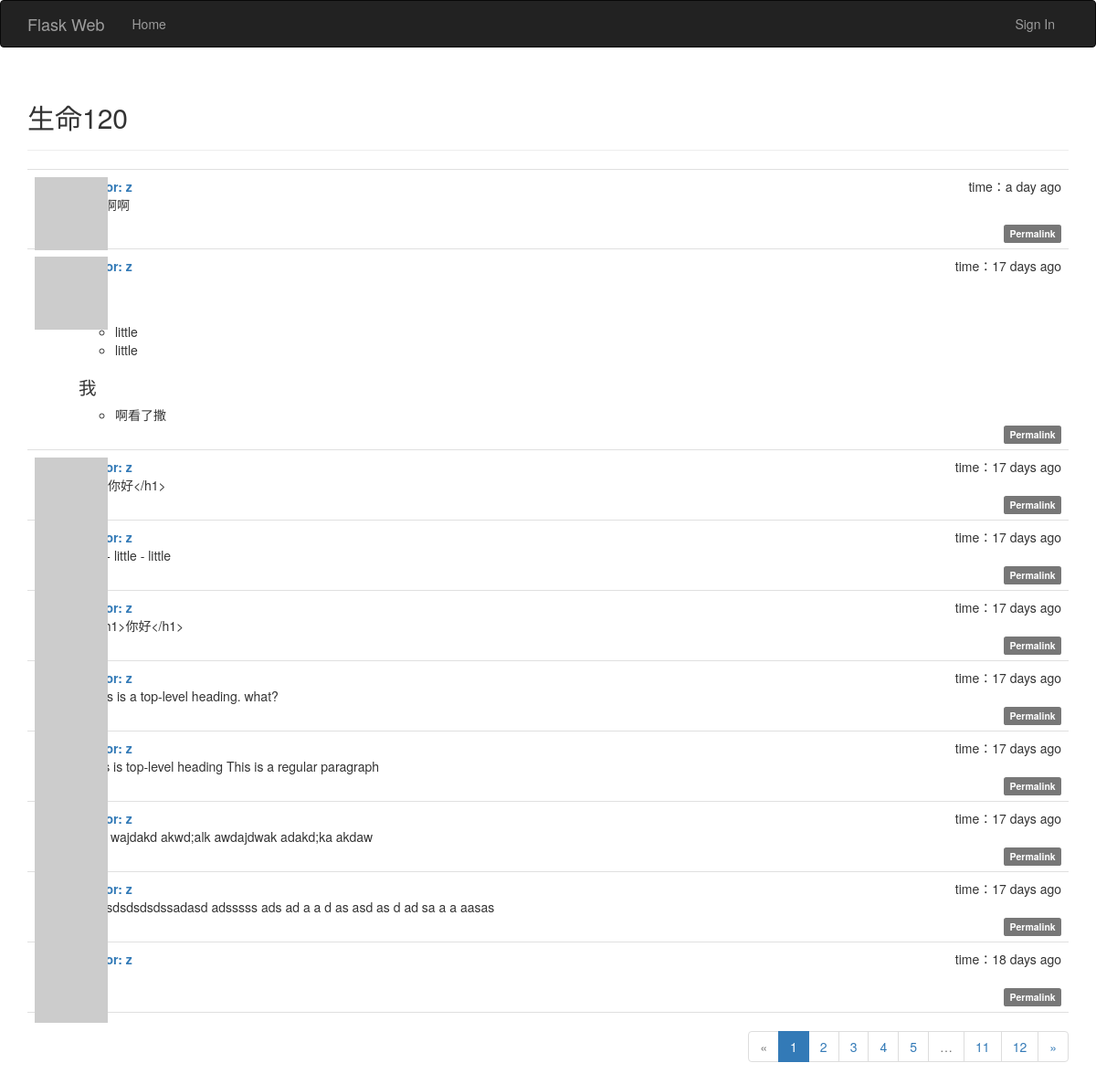
The page / on the database its author committed.
### app/models.py (models this page shows, shortened)
class Post(db.Model):
	__tablename__ = 'posts'
	id = db.Column(db.Integer, primary_key=True)
	body = db.Column(db.Text)
	timestamp = db.Column(db.DateTime, index=True, default=datetime.utcnow)
	author_id = db.Column(db.Integer, db.ForeignKey('users.id'))
	body_html = db.Column(db.Text)
	comments = db.relationship('Comment', backref='post', lazy='dynamic')

class User(UserMixin, db.Model):
	__tablename__ = 'users'
	id = db.Column(db.Integer, primary_key = True)
	email = db.Column(db.String(64), unique=True, index=True)
	username = db.Column(db.String(64), unique = True)
	password_hash = db.Column(db.String(128))
	role_id = db.Column(db.Integer, db.ForeignKey('roles.id'))
	confirmed = db.Column(db.Boolean, default=False)
	name = db.Column(db.String(64))
	location = db.Column(db.String(64))
	about_me = db.Column(db.Text())
	member_since =db.Column(db.DateTime(), default=datetime.utcnow)
	last_seen = db.Column(db.DateTime(), default=datetime.utcnow)
	avatar_hash = db.Column(db.String(32))
	posts = db.relationship('Post', backref='au', lazy='dynamic')
	followed = db.relationship('Follow',
								foreign_keys=[Follow.follower_id],
								backref=db.backref('follower', lazy='joined'),
								lazy='dynamic',
								cascade='all, delete-orphan')
	followers = db.relationship('Follow',
								foreign_keys=[Follow.followed_id],
								backref=db.backref('followed', lazy='joined'),
								lazy='dynamic',
								cascade='all, delete-orphan')
	comments = db.relationship('Comment', backref='author', lazy='dynamic')
	@property
	def password(self):
		raise AttributeError('password is not a readable attribute')
	def gravatar(self, size=100, default='identicon', rating='g'):
		if request.is_secure:
			url = 'https://secure.gravatar.com/avatar'
		else:
			url = 'http://s.gravatar.com/avatar'
		hash = self.avatar_hash or hashlib.md5(
			self.email.encode('utf-8')).hexdigest()
		print('into..gravatar..{url}/{hash}?s={size}&d={default}&r={rating}'.format(
			url=url, hash=hash, size=size, default=default, rating=rating))
		return '{url}/{hash}?s={size}&d={default}&r={rating}'.format(
			url=url, hash=hash, size=size, default=default, rating=rating)

### app/main/views.py (the view)
@main.route('/', methods=['GET', 'POST'])
def index():
	print('index')
	form = PostForm()
	if current_user.can(Permission.WRITE_ARTICLES) and form.validate_on_submit():
		post = Post(body=form.body.data, au=current_user._get_current_object())
		db.session.add(post)
		return redirect(url_for('.index'))
	page = request.args.get('page', 1, type=int)
	show_followed = False
	if current_user.is_authenticated:
		show_followed = bool(request.cookies.get('show_followed', ''))
	if show_followed:
		query = current_user.followed_posts
	else:
		query = Post.query
	pagination = query.order_by(Post.timestamp.desc()).paginate(
		page, per_page=10,
		error_out=True)
	posts = pagination.items
	return render_template('index.html',
							form=form,
							show_followed=show_followed,
							posts=posts,
							pagination=pagination)

### app/auth/views.py (called while the page is built)
@auth.before_app_request
def before_request():
	print('into before_request...............')
	print('is_authenticated...............{}'.format(current_user.is_authenticated))
	print('request.endpoint[:5]...............{}'.format(request.endpoint[:5]))
	if current_user.is_authenticated:
		current_user.ping()
		if not current_user.confirmed and request.endpoint[:5] != 'auth.' and request.endpoint != 'static':
			return redirect(url_for('auth.unconfirmed'))

### app/main/__init__.py (called while the page is built)
@main.app_context_processor
def inject_permission():
	return dict(Permission=Permission)

### app/models.py (called while the page is built)
	def can(self, permissions):
		return False

	def is_administrator(self):
		return False

### app/templates/index.html (shortened to what this page needs)
<!DOCTYPE html>
{% extends 'bootstrap_base.html' %}
{% import 'bootstrap/wtf.html' as wtf %}
{% import '_macros.html' as macro %}
{% block page_content %}
<div class="page-header">
	<h2>生命{{ pagination.total }}</h2>
</div>
{% include '_post.html'%}
<div class="pagination">
	{{ macro.pagination_widget(pagination, '.index') }}
</div>
{% endblock %}

### app/templates/_post.html (shortened to what this page needs)
<ul class="posts">
	{% for post in posts %}
	<li class="post">
		<div class="profile-thumbnail">
			<a href="{{ url_for('.user', username=post.au.username) }}">
				<img class="img-round profile-thumbnail"
					src="{{ post.au.gravatar(size=40) }}">
			</a>
		</div>
		<div class="post-content">
			<div class="post-date">time：{{ moment(post.timestamp).fromNow() }}</div>
			<div class="post-author">
				<a href="{{ url_for('.user', username=post.au.username) }}">
					author: {{ post.au.username }}
				</a>
			</div>
			<div class="post-body">
				{% if post.body_html %}
					{{ post.body_html | safe }}
				{% else %}
					{{ post.body }}
				{% endif %}
				</div>
			<div class="post-footer">
				<a href="{{ url_for('.post', id=post.id) }}">
					<span class="label label-default">Permalink</span>
				</a>
			</div>
		</div>
	</li>
	{% endfor %}
</ul>

### app/static/style.css (style rules this page uses)
.profile-thumbnail { position: absolute; }
ul.posts { list-style-type: none; padding: 0px; margin: 16px 0px 0px 0px; border-top: 1px solid #e0e0e0; }
ul.posts li.post { padding: 8px; border-bottom: 1px solid #e0e0e0; }
div.post-date { float: right; }
div.post-author { font-weight: bold; }
div.post-content { margin-left: 48px; min-height: 48px; }
div.post-footer { text-align: right; }
div.pagination { width: 100%; text-align: right; padding: 0px; margin: 0px; }
.post-body h1 { font-size: 140%; }

### rows shown on the page
Post: timestamp "a day ago", au.username "z"
Post: timestamp "17 days ago", au.username "z", body_html "little little 我 啊看了撒"
Post: timestamp "17 days ago", au.username "z", body "<h1>你好</h1>"
Post: timestamp "17 days ago", au.username "z", body "#big - little - little"
Post: timestamp "17 days ago", au.username "z", body "?1 <h1>你好</h1>"
Post: timestamp "17 days ago", au.username "z", body "# This is a top-level heading. what?"
Post: timestamp "17 days ago", au.username "z", body "#This is top-level heading This is a regular paragraph"
Post: timestamp "17 days ago", au.username "z", body "dkwji wajdakd akwd;alk awdajdwak adakd;ka akdaw"
Post: timestamp "17 days ago", au.username "z", body "adsdsdsdsdsdssadasd adsssss ads ad a a d as asd as d ad sa a a aasas"
Post: timestamp "18 days ago", au.username "z"

### other values the page prints
{{ pagination.total }} "120"
{{ p }} "1"
{{ p }} "2" "3" "4" "5" "11" "12"
